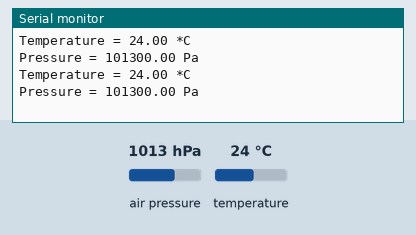
Bench run of a program on a simulated Arduino Pro Mini, built with avr-gcc and run on an emulated ATmega328P. Parts: the last lines printed to the serial monitor. The inputs (shaded band) are chosen by the test bench; at power-on: air pressure 1013 hPa, temperature 24 °C.

Above: at 5.8 s.
5.9 s: air pressure set to 952 hPa
At 10.5 s:
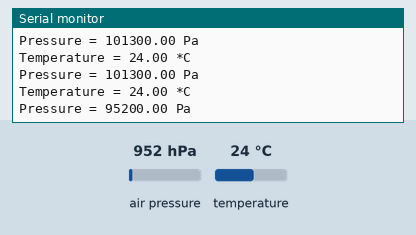
11.9 s: temperature set to 12 °C
At 15.7 s:
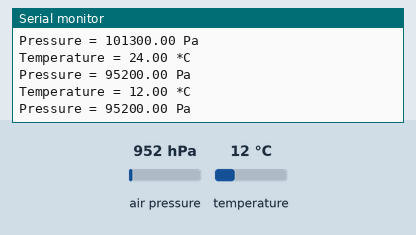
17.9 s: air pressure set to 975 hPa
At 20.8 s:
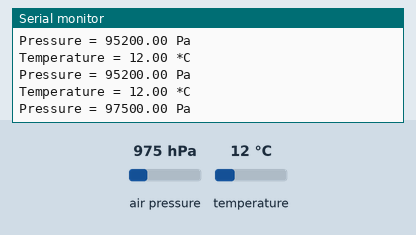
Timing chart, 0 to 22.3 s (numbered marks = the images above; inputs shaded):
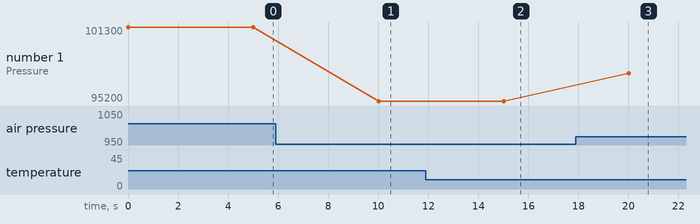

Measured:
- after the input at 5.9 s, the serial monitor: prints a new line after 4.1 s (image 1)
- after the input at 11.9 s, the serial monitor: prints a new line after 3.1 s (image 2)
- after the input at 17.9 s, the serial monitor: prints a new line after 2.1 s (image 3)
- plotted number 1: 101300 → 95200 after the input at 5.9 s, 95200 → 97500 after the input at 17.9 s

The program:

main.cpp
```cpp
#include <Arduino.h>
#include <Wire.h>
#include <SPI.h>
#include <Adafruit_BMP280.h>

Adafruit_BMP280 bmp280;

void setup() {
  Serial.begin(57600);
  if(! bmp280.begin(0x76)) {
    Serial.println("Failed to initialize sensor.");
    while (1);
  }
}


void loop() {
  Serial.print(F("Temperature = "));
  Serial.print(bmp280.readTemperature());
  Serial.println(" *C");

  Serial.print(F("Pressure = "));
  Serial.print(bmp280.readPressure());
  Serial.println(" Pa");

  delay(5000);
}
```
